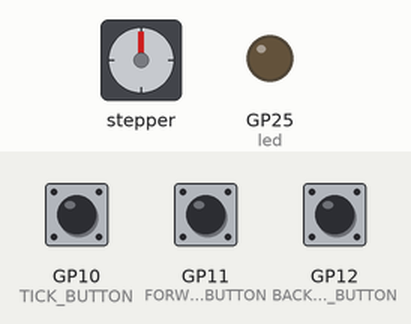
This program was run on a simulated Raspberry Pi Pico running MicroPython. On the bench: stepper motor, output pins drawn as LEDs (lit = HIGH). The test bench sets the inputs (shaded band); at power-on: GP10 (TICK_BUTTON) HIGH, GP11 (FORWARD_BUTTON) HIGH, GP12 (BACKWARD_BUTTON) HIGH. WiFi joins after 1.5 s; the clock reads 2024-03-15 10:24:30 at power-on unless the program sets it; the stepper is drawn at 2048 steps a turn; values from a settings file that is not in the repository are placeholders; pins used as bus, display or sensor lines are not drawn; what the program prints to the serial console is not drawn.

Above: at 7.2 s.
7.3 s: GP10 (TICK_BUTTON) pulled LOW for 0.15 s
At 7.75 s:
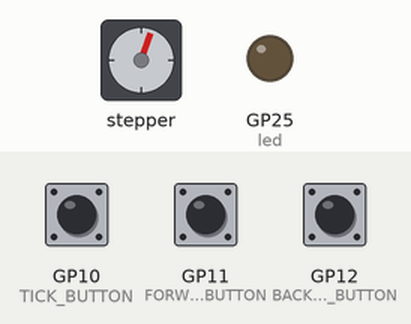
At 8.35 s:
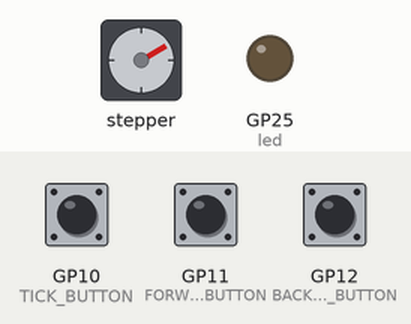
10.3 s: GP11 (FORWARD_BUTTON) pulled LOW for 0.15 s
13.3 s: GP10 (TICK_BUTTON) pulled LOW for 1 s
At 17.7 s:
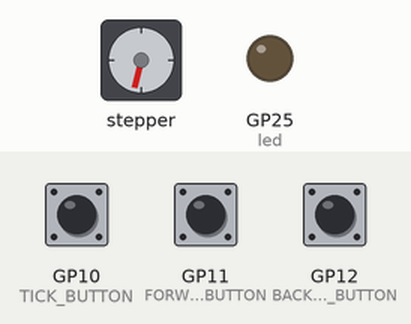
Timing chart, 0 to 19.2 s (numbered marks = the images above; inputs shaded):
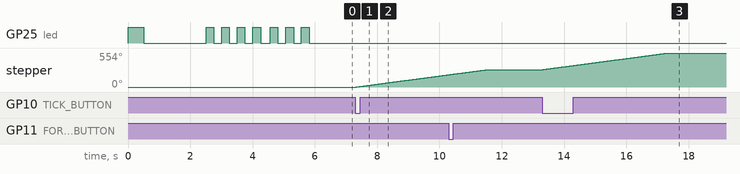

Measured:
- after the input at 7.3 s, stepper: keeps turning clockwise at about 67°/s, starting at once
- after the input at 13.3 s, stepper: turns 270° clockwise in 4.0 s, starting at once

The program:

main.py
```python
# Controller for Shiura's excellent triaxial Numechron clock:
# https://www.printables.com/model/629294-triaxial-numechron-clock

import time
from machine import Pin, RTC, reset
from rp2 import StateMachine
import network
import ntptime
from motor_pio import forward, backwards
from wlan_settings import ssid, password

# Change these button numbers according to how you've got it wired. It'll work fine if you don't bother with any of these buttons
TICK_BUTTON = Pin(10, Pin.IN, Pin.PULL_UP) # You can press this button to advance one minute
FORWARD_BUTTON = Pin(11, Pin.IN, Pin.PULL_UP) # This button moves a tenth of a position so you can easily adjust the position
BACKWARD_BUTTON = Pin(12, Pin.IN, Pin.PULL_UP) # And this one moves a tenth of a position backwards

# You have to have the stepper control lines wired to four consecutive pins. Set the start pin here
STEPPER_START_PIN = 6

STEPS_PER_ROTATION = 383 # Actually a quarter of the number, because we do four steps at a time
DEBOUNCE_TIME = 0.1

class Clock:
    def __init__(self, steps_per_rotation, tick_button=None, forward_button=None, backward_button=None):
        self.steps_per_rotation = steps_per_rotation
        self.tick_button = tick_button
        self.forward_button = forward_button
        self.backward_button = backward_button
        self.tick_button_state = False
        self.forward_button_state = False
        self.backward_button_state = False
        self.debounce_time = DEBOUNCE_TIME
        self.rtc = RTC()
        self.sm_forward = StateMachine(0, forward, freq=2000, set_base=Pin(STEPPER_START_PIN))
        self.sm_forward.active(1)
        self.sm_backwards = StateMachine(1, backwards, freq=2000, set_base=Pin(STEPPER_START_PIN))
        self.sm_backwards.active(1)
        self.net = Network()
        self.set_time()
        self.stop = False # Set this true to stop the clock loop. Useful while testing

    def rotate(self, steps):
        # All we do to rotate the clock is put a number in the state machine's FIFO
        if steps >= 0:
            self.sm_forward.put(steps)
        else:
            self.sm_backwards.put(-steps)

    def tick(self):
        self.rotate(self.steps_per_rotation)

    def adjust_angle(self, percent):
        # move the clock by the given percentage of a minute
        self.rotate(int(self.steps_per_rotation * percent / 100))

    def loop(self):
        while True:
            if self.stop:
                self.stop = False
                break
            minute = self.rtc.datetime()[5]
            if self.previous_min != minute:
                print(f'Tick: {self.rtc.datetime()[4]}:{minute}')
                self.previous_min = minute
                self.tick()

                # I'm setting the time from the Internet every hour.
                # If you think daily is more polite, uncomment this section, and comment out the next
                # if self.previous_day != self.rtc.datetime()[1]:
                #     self.previous_day = self.rtc.datetime()[1]
                #     self.set_time()

                if self.previous_hour != self.rtc.datetime()[4]:
                    self.previous_hour = self.rtc.datetime()[4]
                    print(f'Hour is {self.previous_hour}')
                    time.sleep(10) # so that we're not trying to do too many things at once
                    self.set_time()

            # Check for button presses.
            # We debounce by putting everything to sleep for a moment. Maybe not the most efficient,
            # but it's a mechanical clock so it only needs to move once a minute.
            if self.tick_button is not None:
                if self.tick_button.value() == 0 and self.tick_button_state == False:
                    self.tick_button_state = True
                    self.tick()
                    time.sleep(self.debounce_time)
                elif self.tick_button.value() == 1 and self.tick_button_state == True:
                    self.tick_button_state = False

            if self.forward_button is not None:
                if self.forward_button.value() == 0 and self.forward_button_state == False:
                    self.forward_button_state = True
                    self.adjust_angle(5)
                    time.sleep(self.debounce_time)
                elif self.forward_button.value() == 1 and self.forward_button_state == True:
                    self.forward_button_state = False

            if self.backward_button is not None:
                if self.backward_button.value() == 0 and self.backward_button_state == False:
                    self.backward_button_state = True
                    self.adjust_angle(-5)
                    time.sleep(self.debounce_time)
                elif self.backward_button.value() == 1 and self.backward_button_state == True:
                    self.backward_button_state = False

    def set_time(self):
        print("setting time")
        time = self.rtc.datetime()
        print(f'time is currently {time[4]}:{time[5]}:{time[6]}')
        self.net.connect()
        try:
            ntptime.settime() # Almost too easy. I wonder where we get the time from...
            time = self.rtc.datetime()
        except Exception as e:
            print(f'Failed to set time: {e}')
            # I'm just going to let it slide and hopefully it'll work in another hour
        finally:
            print(f'time is now {time[4]}:{time[5]}:{time[6]}')
            print(f'on {time[2]}/{time[1]} {time[0]}')
            self.previous_min = time[5]
            self.previous_day = time[1] # Probablyy not in use
            self.previous_hour = time[4]
            self.net.disconnect()


class Network:
    def __init__(self):
        self.led = Pin("LED", Pin.OUT)
        # first blink means hello
        self.blink(1, 0.5)

    def connect(self):
        print('Going to connect to wifi')
        try: # to connect to wifi
            self.wlan = network.WLAN(network.STA_IF)
            self.wlan.active(True)
            self.wlan.connect(ssid, password)
            while not self.wlan.isconnected():
                pass
            print(f'Connected to wifi on {self.wlan.ifconfig()[0]}')
            # Four blinks means success
            self.blink(4, 0.25)
        except Exception as e:
            print(f'Failed to connect to wifi: {e}')
            reset() # Nothing clever here

    def disconnect(self):
        self.wlan.disconnect()
        self.wlan.active(False)
        # Three blinks means disconnected
        self.blink(3, 0.25)
        print('Disconnected from wifi')

    def blink(self, how_many, how_long):
        for i in range(how_many):
            self.led.value(1)
            time.sleep(how_long)
            self.led.value(0)
            time.sleep(how_long)


clock = Clock(steps_per_rotation=STEPS_PER_ROTATION, tick_button=TICK_BUTTON, forward_button=FORWARD_BUTTON, backward_button=BACKWARD_BUTTON)
clock.loop()
```

motor_pio.py
```python
# type: ignore
# This is in a separate file to stop VS Code hassling me with wavy lines

from rp2 import PIO, asm_pio

@asm_pio(set_init=(PIO.OUT_LOW,) * 4)
def forward():
    # fire this up at the start, then put a number in the FIFO to trigger a movement
    # the number is a quarter of the number of steps to move, because it's easier to program in fours
    wrap_target()

    pull() # Should be the number of steps
    mov(x, osr)

    jmp(not_x, "end") # when we've finished, x will be zero
    label("loop")

    set(pins, 1)    [4] # Increase the number at the end of these lines if you want to slow down the movement.
    set(pins, 2)    [4] # If you want to speed it up, you might be better off
    set(pins, 4)    [4] # changing the frequency when you create the state machine
    set(pins, 8)    [4]

    jmp(x_dec, "loop")
    label("end")
    set(pins, 0)    [4]

    wrap()

@asm_pio(set_init=(PIO.OUT_LOW,) * 4)
def backwards():
    # fire this up at the start, and put a number in the FIFO to trigger a movement
    # the number is a quarter of the number of steps to move, because it's easier to program in fours
    wrap_target()

    pull() # Should be the number of steps
    mov(x, osr)

    jmp(not_x, "end") # when we've finished, x will be zero
    label("loop")

    set(pins, 8)    [4] # Increase the number at the end of these lines if you want to slow down the movement.
    set(pins, 4)    [4] # If you want to speed it up, you might be better off
    set(pins, 2)    [4] # changing the frequency when you create the state machine
    set(pins, 1)    [4]

    jmp(x_dec, "loop")
    label("end")
    set(pins, 0)    [4]

    wrap()
```
